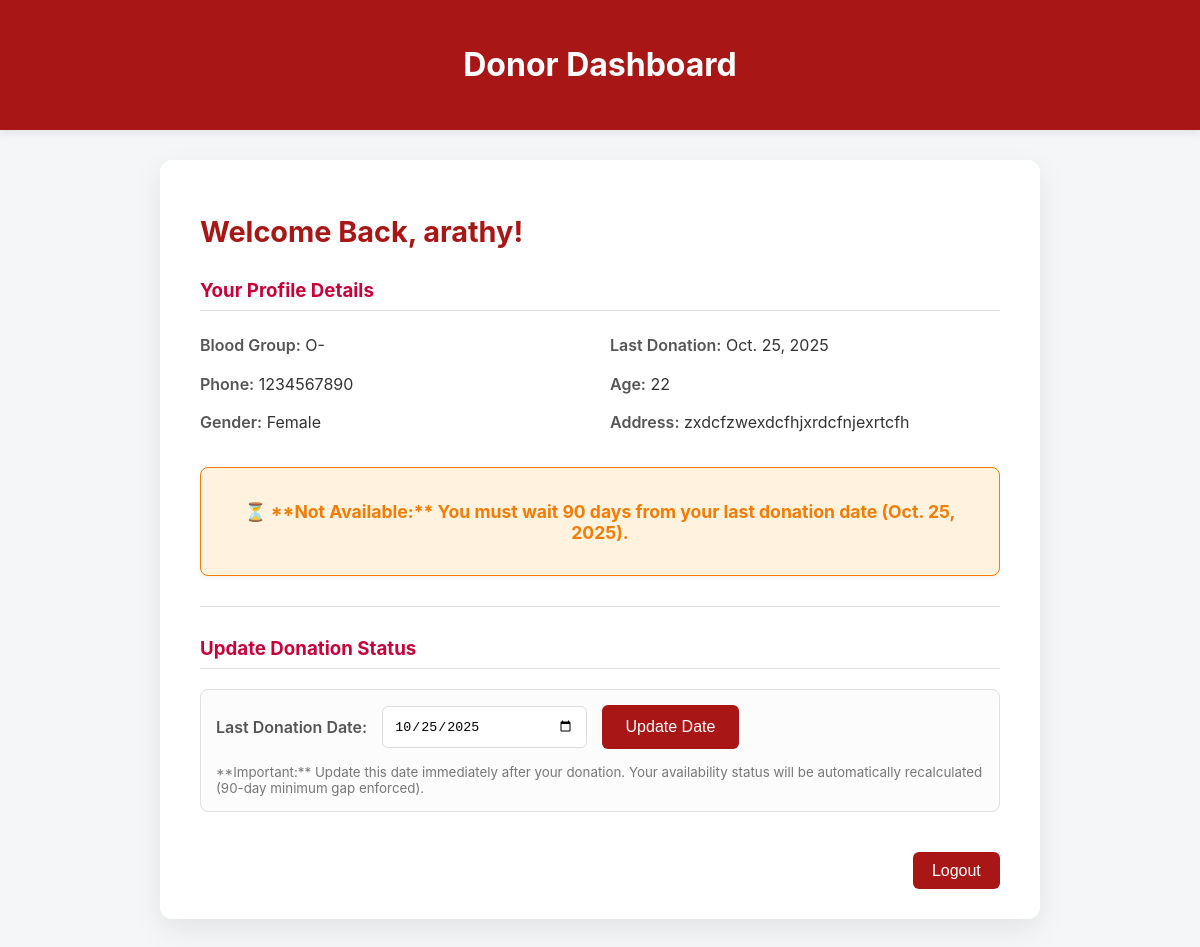
Page /donor-dashboard/ (signed in) on the earlier database version.
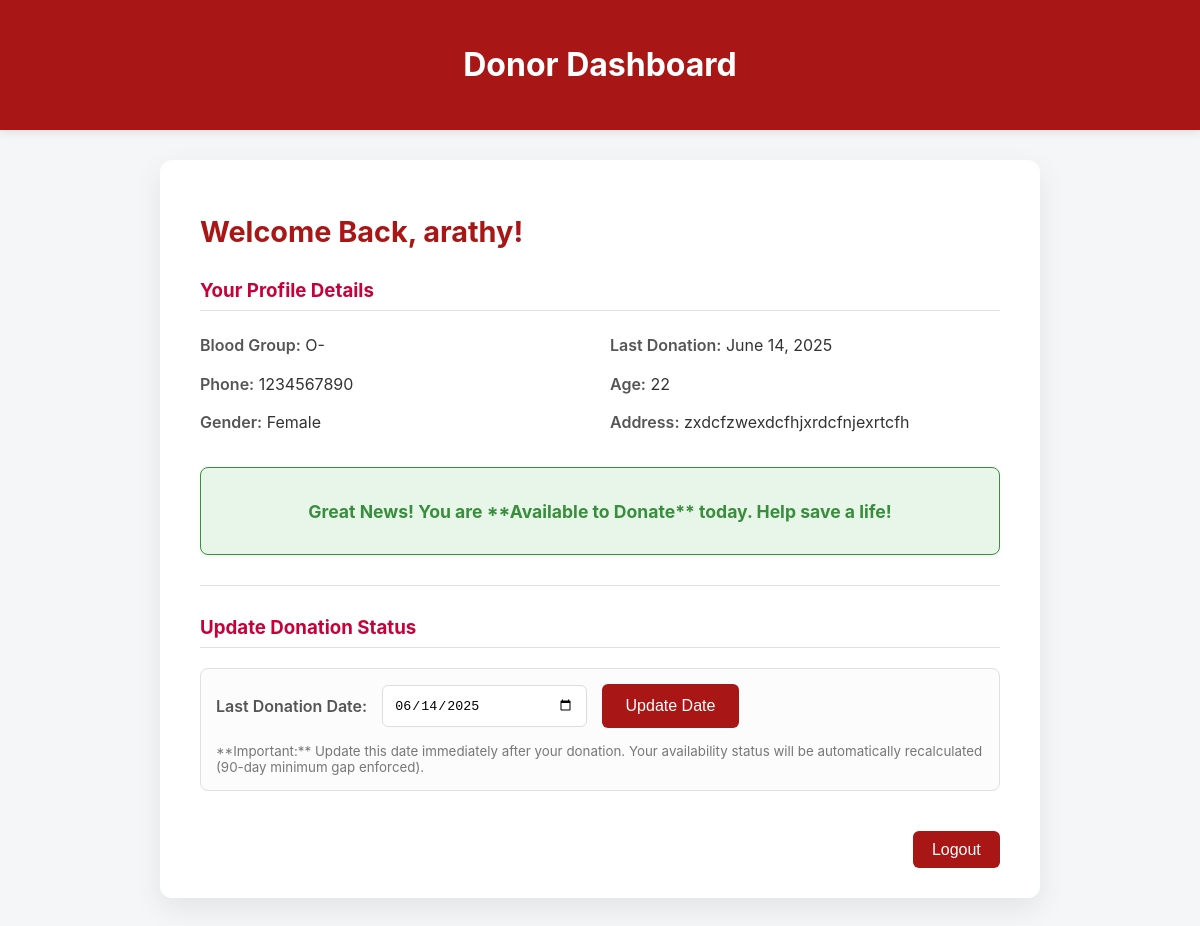
Same page on the later database version.
### bloodmanager/models.py (models this page shows, shortened)
class Donor(models.Model):
    user = models.OneToOneField(User, on_delete=models.CASCADE)
    phone = models.CharField(max_length=15)
    gender = models.CharField(max_length=10, choices=GENDER_CHOICES)
    blood_group = models.CharField(max_length=3, choices=BLOOD_GROUP_CHOICES)
    address = models.TextField()
    age = models.PositiveIntegerField()
    last_donation_date = models.DateField(null=True, blank=True)
    available = models.BooleanField(default=True)

### bloodmanager/views.py (the view)
# urls.py: path('donor-dashboard/', views.donor_dashboard, name='donor-dashboard'),
@login_required
def donor_dashboard(request):
    donor = Donor.objects.get(user=request.user)
    if request.method == 'POST':
        form = LastDonationForm(request.POST, instance=donor)
        if form.is_valid():
            new_date = form.cleaned_data['last_donation_date']
            if new_date and (new_date == date.today() or new_date > (date.today() - timedelta(days=7))):
                try:
                    stock_item, created = BloodStock.objects.get_or_create(blood_group=donor.blood_group)
                    stock_item.units += 1
                    stock_item.save()
                except Exception as e:
                    messages.warning(request, f'Stock update failed: {e}')
            form.save()
            messages.success(request, 'Last donation date updated successfully! Availability recalculated.')
            return redirect('donor-dashboard')
    else:
        form = LastDonationForm(instance=donor)
    return render(request, 'donor/donor_dashboard.html', {'donor': donor, 'form': form})

### bloodmanager/forms.py
class LastDonationForm(forms.ModelForm):
    class Meta:
        model = Donor
        fields = ['last_donation_date']
        widgets = {
            'last_donation_date': forms.DateInput(attrs={'type': 'date'})
        }

### bloodmanager/templates/donor/donor_dashboard.html (shortened to what this page needs)
<!DOCTYPE html>
<html lang="en">
<head>
</head>
<body>
<header>
    <h1>Donor Dashboard</h1>
</header>
<div class="container">
    <h2>Welcome Back, {{ donor.user.username }}!</h2>
    <h3>Your Profile Details</h3>
    <div class="info">
        <p><strong>Blood Group:</strong> {{ donor.blood_group }}</p>
        <p><strong>Last Donation:</strong> {{ donor.last_donation_date|default:"Never" }}</p>
        <p><strong>Phone:</strong> {{ donor.phone }}</p>
        <p><strong>Age:</strong> {{ donor.age }}</p>
        <p><strong>Gender:</strong> {{ donor.gender }}</p>
        <p><strong>Address:</strong> {{ donor.address }}</p>
    </div>
    {% if donor.available %}
        <div class="availability-card available-yes">
            <p> Great News! You are **Available to Donate** today. Help save a life!</p>
        </div>
    {% else %}
        <div class="availability-card available-no">
            <p>⏳ **Not Available:** You must wait 90 days from your last donation date ({{ donor.last_donation_date }}).</p>
        </div>
    {% endif %}
    <hr>
    <h3>Update Donation Status</h3>
    <form method="POST" class="donation-form">
        <div class="form-group">
            <label for="{{ form.last_donation_date.id_for_label }}">Last Donation Date:</label>
            {{ form.last_donation_date }}
            <button type="submit">Update Date</button>
        </div>
        <small style="display: block; color: #777; margin-top: 15px;">
            **Important:** Update this date immediately after your donation. Your availability status will be automatically recalculated (90-day minimum gap enforced).
        </small>
    </form>
    <div class="logout">
        <form method="POST" action="{% url 'logout' %}">
            <button type="submit" class="logout-button">Logout</button>
        </form>
    </div>
</div>
</body>
</html>

Differences in the rows shown:
changed Donor "Female": last_donation_date "Oct. 25, 2025" → "June 14, 2025"; available False → True (drawn); last_donation_date "10/25/2025" → "06/14/2025"; last_donation_date "Oct. 25, 2025" → (not shown)
Other differences:
text no longer shown: "⏳ **Not Available:** You must wait 90 days from your last donation date ( )."
text now shown: "Great News! You are **Available to Donate** today. Help save a life!"
